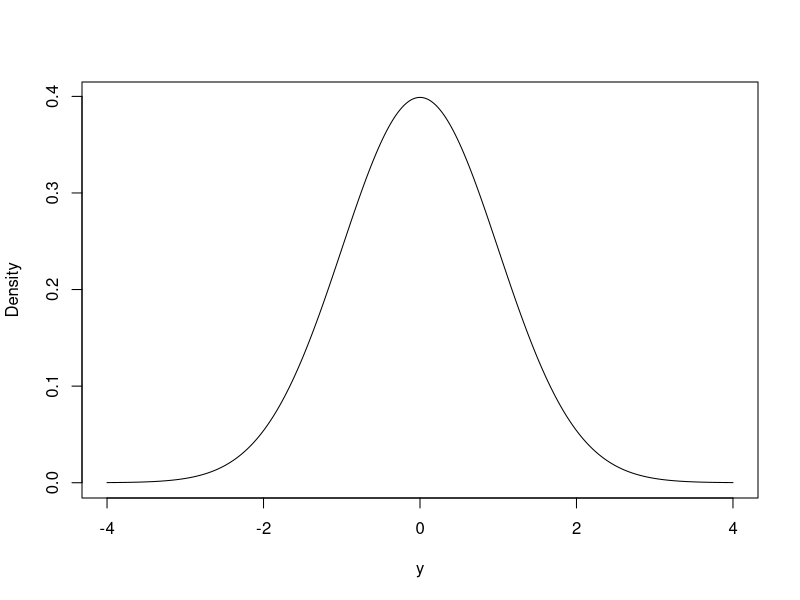
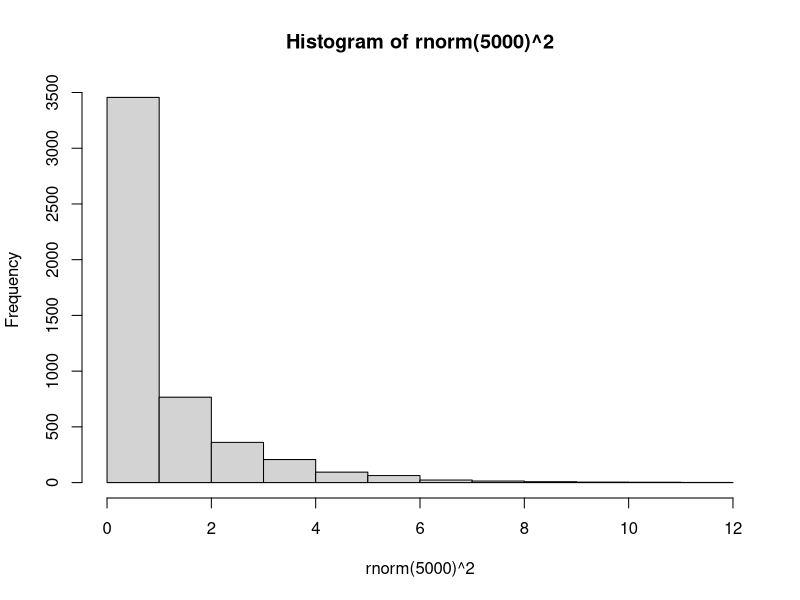

These figures' R source, in order:
## ---- chunk 1
x <- seq(-4, 4, length=1000)
y <- dnorm(x, mean=0, sd=1)
plot(x, y, type="l", lwd=1,ylab='Density',xlab='y')
## ---- chunk 2
hist(rnorm(5000)^2)
